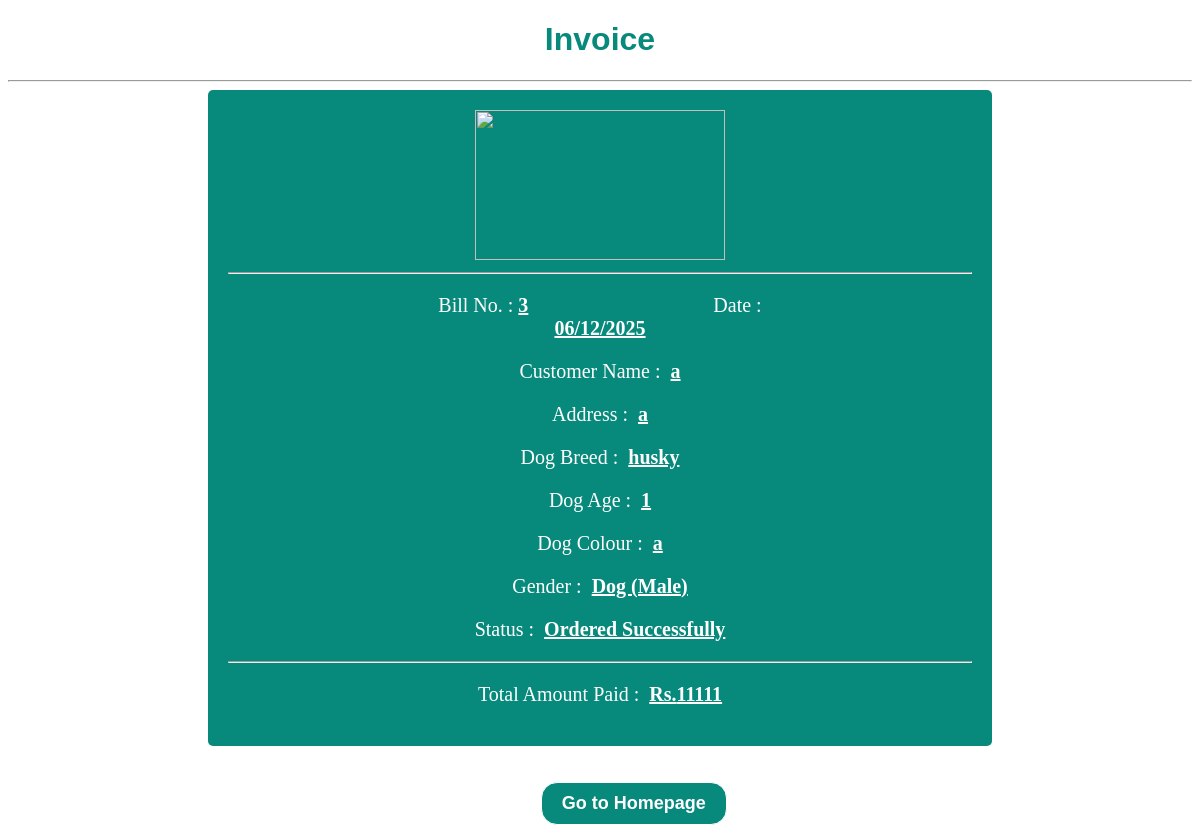
/bill.php, run on the app's committed database.
### tables this page shows
CREATE TABLE `undertaking` (
  `srno` int NOT NULL AUTO_INCREMENT,
  `vname` varchar(50) NOT NULL,
  `pname` varchar(50) NOT NULL,
  `paddress` varchar(50) NOT NULL,
  `breed` varchar(30) NOT NULL,
  `age` varchar(10) NOT NULL,
  `gender` varchar(10) NOT NULL,
  `colour` varchar(20) NOT NULL,
  `sprice` int NOT NULL,
  `agree` tinyint(1) NOT NULL,
  PRIMARY KEY (`srno`)
);

### bill.php (the view, shortened to what this page needs)
<?php
 require_once 'connprod1.php';
 $sql ="SELECT * FROM undertaking ORDER BY srno DESC LIMIT 1";
 $all_product=$conn->query($sql);
?>
<!DOCTYPE html>
<html>
<head>
</head>
<body>
<center><h1 style="color:rgb(7, 137, 124);">Invoice</h1></center>
<hr>
<div class="container">
  <center><img src="images/logo4.png" height="150px" width="250px" class="logo"></center>
<hr>
<?php
                while($row=mysqli_fetch_assoc($all_product)){
            ?>
<p>Bill No. : <b><u><?php echo $row["srno"]; ?></u></b> <span style="margin-left:180px;">Date : <b><u><?php $currentDate=date("d/m/Y"); echo $currentDate;?></u></b></span></p>
<p>Customer Name : <span style="margin-left:5px;"><b><u><?php echo $row["pname"]; ?></u></b></span></p>
<p>Address : <span style="margin-left:5px;"><b><u><?php echo $row["paddress"]; ?></u></b></span></p>
<p>Dog Breed : <span style="margin-left:5px;"><b><u><?php echo $row["breed"]; ?></u></b></span></p>
<p>Dog Age : <span style="margin-left:5px;"><b><u><?php echo $row["age"]; ?></u></b></span></p>
<p>Dog Colour : <span style="margin-left:5px;"><b><u><?php echo $row["colour"]; ?></u></b></span></p>
<p>Gender : <span style="margin-left:5px;"><b><u><?php echo $row["gender"]; ?></u></b></span></p>
<p>Status : <span style="margin-left:5px;"><b><u>Ordered Successfully</u></b></span></p>
<hr>
<p>Total Amount Paid : <span style="margin-left:5px;"><b><u>Rs.<?php echo $row["sprice"]; ?></u></b></span></p>
<?php
                }
            ?>
</div>
<br>
<br>
<a href="Homepage.php">
  <button class="button">Go to Homepage</button>
</a>
</body>
</html>

### bill.php (style rules this page uses)
body { font-family: Arial, Helvetica, sans-serif; background-color: white; }
p { color:white; font-size: 20px; font-family:cursive; margin-left: 180px; margin-right: 180px; text-align: center; }
.container { border-radius: 5px; background-color: rgb(7, 137, 124); padding: 20px; margin-left: 200px; margin-right: 200px; }
.button { background-color: rgb(7, 137, 124); border: 1px solid; color: white ; padding: 10px 20px; text-align: center; font-weight: bold; font-size: large; display: inline-block; margin-left: 45%; cursor: pointer; border-radius: 16px; }

### data on the page
undertaking: srno "3", pname "a", paddress "a", breed "husky", age "1", colour "a", gender "Dog (Male)", sprice "11111"
